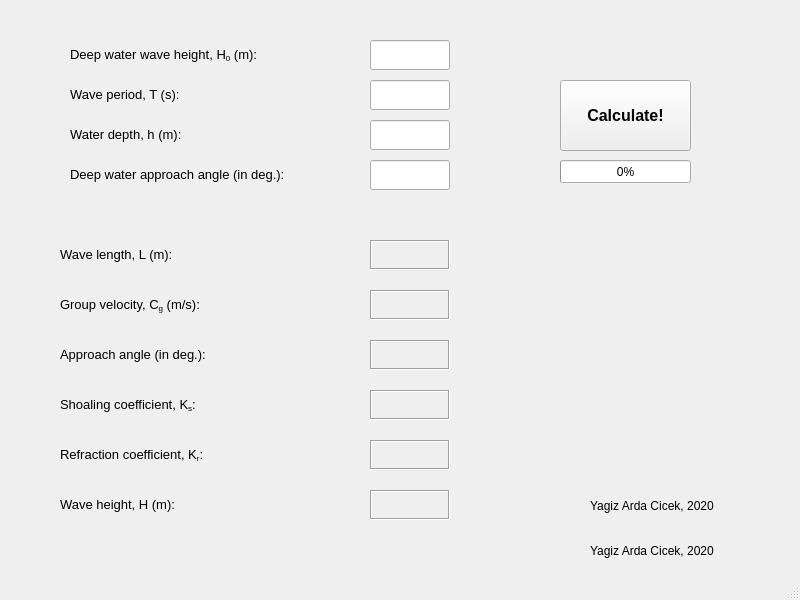
<?xml version="1.0" encoding="UTF-8"?>
<ui version="4.0">
 <class>MainWindow</class>
 <widget class="QMainWindow" name="MainWindow">
  <property name="geometry">
   <rect>
    <x>0</x>
    <y>0</y>
    <width>800</width>
    <height>600</height>
   </rect>
  </property>
  <property name="windowTitle">
   <string>Regular Wave Toolbox</string>
  </property>
  <property name="windowIcon">
   <iconset>
    <normaloff>app.ico</normaloff>
    <normalon>app.ico</normalon>
    <disabledoff>app.ico</disabledoff>
    <disabledon>app.ico</disabledon>
    <activeoff>app.ico</activeoff>
    <activeon>app.ico</activeon>
    <selectedoff>app.ico</selectedoff>
    <selectedon>app.ico</selectedon>app.ico</iconset>
  </property>
  <property name="windowOpacity">
   <double>1.000000000000000</double>
  </property>
  <widget class="QWidget" name="centralwidget">
   <widget class="QLabel" name="lbl_H0">
    <property name="geometry">
     <rect>
      <x>70</x>
      <y>40</y>
      <width>290</width>
      <height>30</height>
     </rect>
    </property>
    <property name="font">
     <font>
      <pointsize>10</pointsize>
     </font>
    </property>
    <property name="text">
     <string>&lt;html&gt;&lt;head/&gt;&lt;body&gt;&lt;p&gt;Deep water wave height, H&lt;span style=&quot; vertical-align:sub;&quot;&gt;0&lt;/span&gt; (m):&lt;/p&gt;&lt;/body&gt;&lt;/html&gt;</string>
    </property>
   </widget>
   <widget class="QLabel" name="lbl_T">
    <property name="geometry">
     <rect>
      <x>70</x>
      <y>80</y>
      <width>290</width>
      <height>30</height>
     </rect>
    </property>
    <property name="font">
     <font>
      <pointsize>10</pointsize>
     </font>
    </property>
    <property name="text">
     <string>&lt;html&gt;&lt;head/&gt;&lt;body&gt;&lt;p&gt;Wave period, T (s):&lt;/p&gt;&lt;/body&gt;&lt;/html&gt;</string>
    </property>
   </widget>
   <widget class="QLabel" name="lbl_h">
    <property name="geometry">
     <rect>
      <x>70</x>
      <y>120</y>
      <width>290</width>
      <height>30</height>
     </rect>
    </property>
    <property name="font">
     <font>
      <pointsize>10</pointsize>
     </font>
    </property>
    <property name="text">
     <string>&lt;html&gt;&lt;head/&gt;&lt;body&gt;&lt;p&gt;Water depth, h (m):&lt;/p&gt;&lt;/body&gt;&lt;/html&gt;</string>
    </property>
   </widget>
   <widget class="QLabel" name="lbl_alpha0">
    <property name="geometry">
     <rect>
      <x>70</x>
      <y>160</y>
      <width>290</width>
      <height>30</height>
     </rect>
    </property>
    <property name="font">
     <font>
      <pointsize>10</pointsize>
     </font>
    </property>
    <property name="text">
     <string>&lt;html&gt;&lt;head/&gt;&lt;body&gt;&lt;p&gt;Deep water approach angle (in deg.):&lt;/p&gt;&lt;/body&gt;&lt;/html&gt;</string>
    </property>
   </widget>
   <widget class="QLineEdit" name="txt_H0">
    <property name="geometry">
     <rect>
      <x>370</x>
      <y>40</y>
      <width>80</width>
      <height>30</height>
     </rect>
    </property>
    <property name="font">
     <font>
      <pointsize>10</pointsize>
     </font>
    </property>
   </widget>
   <widget class="QLineEdit" name="txt_T">
    <property name="geometry">
     <rect>
      <x>370</x>
      <y>80</y>
      <width>80</width>
      <height>30</height>
     </rect>
    </property>
    <property name="font">
     <font>
      <pointsize>10</pointsize>
     </font>
    </property>
   </widget>
   <widget class="QLineEdit" name="txt_h">
    <property name="geometry">
     <rect>
      <x>370</x>
      <y>120</y>
      <width>80</width>
      <height>30</height>
     </rect>
    </property>
    <property name="font">
     <font>
      <pointsize>10</pointsize>
     </font>
    </property>
   </widget>
   <widget class="QLineEdit" name="txt_dwApproach">
    <property name="geometry">
     <rect>
      <x>370</x>
      <y>160</y>
      <width>80</width>
      <height>30</height>
     </rect>
    </property>
    <property name="font">
     <font>
      <pointsize>10</pointsize>
     </font>
    </property>
   </widget>
   <widget class="QPushButton" name="btn_calculate">
    <property name="geometry">
     <rect>
      <x>560</x>
      <y>80</y>
      <width>131</width>
      <height>71</height>
     </rect>
    </property>
    <property name="font">
     <font>
      <pointsize>12</pointsize>
      <weight>75</weight>
      <bold>true</bold>
     </font>
    </property>
    <property name="text">
     <string>Calculate!</string>
    </property>
   </widget>
   <widget class="QLabel" name="lbl_L">
    <property name="geometry">
     <rect>
      <x>60</x>
      <y>240</y>
      <width>290</width>
      <height>30</height>
     </rect>
    </property>
    <property name="font">
     <font>
      <pointsize>10</pointsize>
     </font>
    </property>
    <property name="text">
     <string>&lt;html&gt;&lt;head/&gt;&lt;body&gt;&lt;p&gt;Wave length, L (m):&lt;/p&gt;&lt;/body&gt;&lt;/html&gt;</string>
    </property>
   </widget>
   <widget class="QLabel" name="lbl_Cg">
    <property name="geometry">
     <rect>
      <x>60</x>
      <y>290</y>
      <width>290</width>
      <height>30</height>
     </rect>
    </property>
    <property name="font">
     <font>
      <pointsize>10</pointsize>
     </font>
    </property>
    <property name="text">
     <string>&lt;html&gt;&lt;head/&gt;&lt;body&gt;&lt;p&gt;Group velocity, C&lt;span style=&quot; vertical-align:sub;&quot;&gt;g&lt;/span&gt; (m/s):&lt;/p&gt;&lt;/body&gt;&lt;/html&gt;</string>
    </property>
   </widget>
   <widget class="QLabel" name="lbl_approachAngle">
    <property name="geometry">
     <rect>
      <x>60</x>
      <y>340</y>
      <width>290</width>
      <height>30</height>
     </rect>
    </property>
    <property name="font">
     <font>
      <pointsize>10</pointsize>
     </font>
    </property>
    <property name="text">
     <string>&lt;html&gt;&lt;head/&gt;&lt;body&gt;&lt;p&gt;Approach angle (in deg.):&lt;/p&gt;&lt;/body&gt;&lt;/html&gt;</string>
    </property>
   </widget>
   <widget class="QLabel" name="lbl_refraction">
    <property name="geometry">
     <rect>
      <x>60</x>
      <y>440</y>
      <width>290</width>
      <height>30</height>
     </rect>
    </property>
    <property name="font">
     <font>
      <pointsize>10</pointsize>
     </font>
    </property>
    <property name="text">
     <string>&lt;html&gt;&lt;head/&gt;&lt;body&gt;&lt;p&gt;Refraction coefficient, K&lt;span style=&quot; vertical-align:sub;&quot;&gt;r&lt;/span&gt;:&lt;/p&gt;&lt;/body&gt;&lt;/html&gt;</string>
    </property>
   </widget>
   <widget class="QLabel" name="lbl_shoaling">
    <property name="geometry">
     <rect>
      <x>60</x>
      <y>390</y>
      <width>290</width>
      <height>30</height>
     </rect>
    </property>
    <property name="font">
     <font>
      <pointsize>10</pointsize>
     </font>
    </property>
    <property name="text">
     <string>&lt;html&gt;&lt;head/&gt;&lt;body&gt;&lt;p&gt;Shoaling coefficient, K&lt;span style=&quot; vertical-align:sub;&quot;&gt;s&lt;/span&gt;:&lt;/p&gt;&lt;/body&gt;&lt;/html&gt;</string>
    </property>
   </widget>
   <widget class="QLabel" name="lbl_H">
    <property name="geometry">
     <rect>
      <x>60</x>
      <y>490</y>
      <width>290</width>
      <height>30</height>
     </rect>
    </property>
    <property name="font">
     <font>
      <pointsize>10</pointsize>
     </font>
    </property>
    <property name="text">
     <string>&lt;html&gt;&lt;head/&gt;&lt;body&gt;&lt;p&gt;Wave height, H (m):&lt;/p&gt;&lt;/body&gt;&lt;/html&gt;</string>
    </property>
   </widget>
   <widget class="QLabel" name="lbl_resultL">
    <property name="geometry">
     <rect>
      <x>370</x>
      <y>240</y>
      <width>80</width>
      <height>30</height>
     </rect>
    </property>
    <property name="font">
     <font>
      <pointsize>10</pointsize>
     </font>
    </property>
    <property name="frameShape">
     <enum>QFrame::Box</enum>
    </property>
    <property name="frameShadow">
     <enum>QFrame::Sunken</enum>
    </property>
    <property name="text">
     <string>&lt;html&gt;&lt;head/&gt;&lt;body&gt;&lt;p&gt;&lt;br/&gt;&lt;/p&gt;&lt;/body&gt;&lt;/html&gt;</string>
    </property>
   </widget>
   <widget class="QLabel" name="lbl_resultCg">
    <property name="geometry">
     <rect>
      <x>370</x>
      <y>290</y>
      <width>80</width>
      <height>30</height>
     </rect>
    </property>
    <property name="font">
     <font>
      <pointsize>10</pointsize>
     </font>
    </property>
    <property name="frameShape">
     <enum>QFrame::Box</enum>
    </property>
    <property name="frameShadow">
     <enum>QFrame::Sunken</enum>
    </property>
    <property name="text">
     <string>&lt;html&gt;&lt;head/&gt;&lt;body&gt;&lt;p&gt;&lt;br/&gt;&lt;/p&gt;&lt;/body&gt;&lt;/html&gt;</string>
    </property>
   </widget>
   <widget class="QLabel" name="lbl_resultApproach">
    <property name="geometry">
     <rect>
      <x>370</x>
      <y>340</y>
      <width>80</width>
      <height>30</height>
     </rect>
    </property>
    <property name="font">
     <font>
      <pointsize>10</pointsize>
     </font>
    </property>
    <property name="frameShape">
     <enum>QFrame::Box</enum>
    </property>
    <property name="frameShadow">
     <enum>QFrame::Sunken</enum>
    </property>
    <property name="text">
     <string>&lt;html&gt;&lt;head/&gt;&lt;body&gt;&lt;p&gt;&lt;br/&gt;&lt;/p&gt;&lt;/body&gt;&lt;/html&gt;</string>
    </property>
   </widget>
   <widget class="QLabel" name="lbl_resultShoaling">
    <property name="geometry">
     <rect>
      <x>370</x>
      <y>390</y>
      <width>80</width>
      <height>30</height>
     </rect>
    </property>
    <property name="font">
     <font>
      <pointsize>10</pointsize>
     </font>
    </property>
    <property name="frameShape">
     <enum>QFrame::Box</enum>
    </property>
    <property name="frameShadow">
     <enum>QFrame::Sunken</enum>
    </property>
    <property name="text">
     <string>&lt;html&gt;&lt;head/&gt;&lt;body&gt;&lt;p&gt;&lt;br/&gt;&lt;/p&gt;&lt;/body&gt;&lt;/html&gt;</string>
    </property>
   </widget>
   <widget class="QLabel" name="lbl_resultRefraction">
    <property name="geometry">
     <rect>
      <x>370</x>
      <y>440</y>
      <width>80</width>
      <height>30</height>
     </rect>
    </property>
    <property name="font">
     <font>
      <pointsize>10</pointsize>
     </font>
    </property>
    <property name="frameShape">
     <enum>QFrame::Box</enum>
    </property>
    <property name="frameShadow">
     <enum>QFrame::Sunken</enum>
    </property>
    <property name="text">
     <string>&lt;html&gt;&lt;head/&gt;&lt;body&gt;&lt;p&gt;&lt;br/&gt;&lt;/p&gt;&lt;/body&gt;&lt;/html&gt;</string>
    </property>
   </widget>
   <widget class="QLabel" name="lbl_resultHeight">
    <property name="geometry">
     <rect>
      <x>370</x>
      <y>490</y>
      <width>80</width>
      <height>30</height>
     </rect>
    </property>
    <property name="font">
     <font>
      <pointsize>10</pointsize>
     </font>
    </property>
    <property name="frameShape">
     <enum>QFrame::Box</enum>
    </property>
    <property name="frameShadow">
     <enum>QFrame::Sunken</enum>
    </property>
    <property name="text">
     <string>&lt;html&gt;&lt;head/&gt;&lt;body&gt;&lt;p&gt;&lt;br/&gt;&lt;/p&gt;&lt;/body&gt;&lt;/html&gt;</string>
    </property>
   </widget>
   <widget class="QLabel" name="label">
    <property name="geometry">
     <rect>
      <x>590</x>
      <y>480</y>
      <width>131</width>
      <height>51</height>
     </rect>
    </property>
    <property name="text">
     <string>Yagiz Arda Cicek, 2020</string>
    </property>
   </widget>
   <widget class="QLabel" name="lbl_datetime">
    <property name="geometry">
     <rect>
      <x>590</x>
      <y>540</y>
      <width>191</width>
      <height>21</height>
     </rect>
    </property>
    <property name="text">
     <string>Yagiz Arda Cicek, 2020</string>
    </property>
   </widget>
   <widget class="QProgressBar" name="progressBar">
    <property name="geometry">
     <rect>
      <x>560</x>
      <y>160</y>
      <width>131</width>
      <height>23</height>
     </rect>
    </property>
    <property name="value">
     <number>0</number>
    </property>
   </widget>
  </widget>
  <widget class="QStatusBar" name="statusbar"/>
 </widget>
 <resources/>
 <connections/>
</ui>
